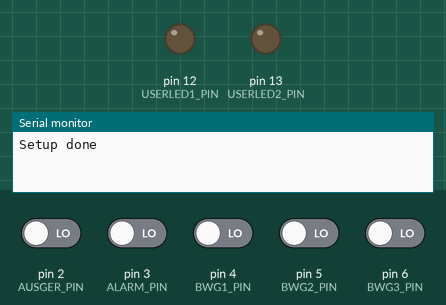
A sketch run on a simulated Arduino Uno, built with avr-gcc and run on an emulated ATmega328P. Shown: output pins drawn as LEDs (lit = HIGH), the last lines printed to the serial monitor. The test bench sets the inputs (shaded band); at power-on: pin 2 (AUSGER_PIN), pin 3 (ALARM_PIN), pin 4 (BWG1_PIN), pin 5 (BWG2_PIN), pin 6 (BWG3_PIN) LOW.

Above: at 1.7 s.
1.8 s: pin 2 (AUSGER_PIN) driven HIGH
At 2.7 s:
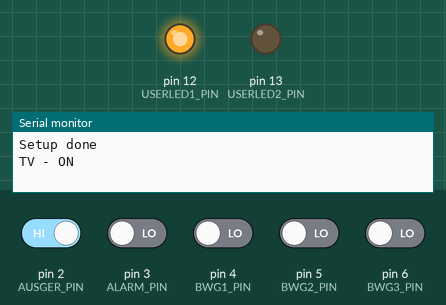
3.7 s: pin 4 (BWG1_PIN) driven HIGH
At 5.0 s:
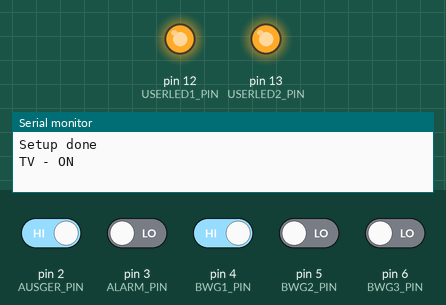
5.3 s: pin 4 (BWG1_PIN) driven LOW
At 6.4 s:
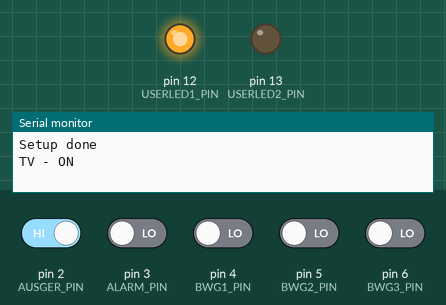
Timing chart, 0 to 8.3 s (numbered marks = the images above; inputs shaded):
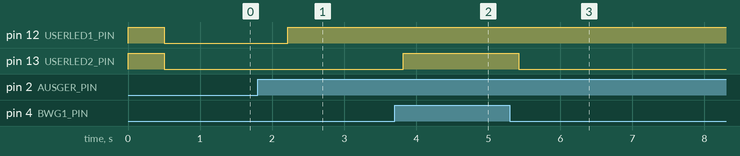

The sketch:

AlarmDisplayControl.ino
```cpp
// Freiwillige Feuerwehr Wallern
// Infopoint Monitorsteuerung
// Date 02/2023
// Author HBM Stefan Schneebauer
// Author HBM Stefan Pflüglmayer

#include <SoftwareSerial.h>

// ## Defines #####################################################
#define AUSGER_PIN 2
#define ALARM_PIN 3
#define BWG1_PIN 4
#define BWG2_PIN 5
#define BWG3_PIN 6
#define USERLED1_PIN 12   // ext.
#define USERLED2_PIN 13   // int

#define CYCLE_TIME 200       // Schleifenzeit in ms
#define TV_OVERRUN_TIME 600  // Nachlaufzeit in s  600
#define TV_ON_BLOCK_TIME 10  // Wiedereinschalten blockieren in s

// ## Global Variables ############################################
SoftwareSerial TVSerial(10, 11); // RX, TX (shield, do not cross!)

byte message_TV1_on[]  = {0x6B, 0x61, 0x20, 0x30, 0x31, 0x20, 0x30, 0x31, 0x0D};
byte message_TV2_on[]  = {0x6B, 0x61, 0x20, 0x30, 0x32, 0x20, 0x30, 0x31, 0x0D};
byte message_TV1_off[] = {0x6B, 0x61, 0x20, 0x30, 0x31, 0x20, 0x30, 0x30, 0x0D};
byte message_TV2_off[] = {0x6B, 0x61, 0x20, 0x30, 0x32, 0x20, 0x30, 0x30, 0x0D};

unsigned long startTime = 0;
unsigned long actTime = 0;
boolean tvState = false;
boolean blocked = false;

boolean motionDetected = false;
boolean alarmVal = false;
boolean ausgerVal = false;


// ################################################################
// ## Setup #######################################################
// ################################################################
void setup() {
  TVSerial.begin(9600);
  Serial.begin(9600);

  pinMode(ALARM_PIN, INPUT);
  pinMode(AUSGER_PIN, INPUT);
  pinMode(BWG1_PIN, INPUT);
  pinMode(BWG2_PIN, INPUT);
  pinMode(BWG3_PIN, INPUT);
  pinMode(USERLED1_PIN, OUTPUT);
  pinMode(USERLED2_PIN, OUTPUT);

  //digitalWrite(ALARM_PIN, LOW);
  //digitalWrite(AUSGER_PIN, LOW);
  digitalWrite(BWG1_PIN, LOW);
  digitalWrite(BWG2_PIN, LOW);
  digitalWrite(BWG2_PIN, LOW);
  digitalWrite(USERLED1_PIN, HIGH);
  digitalWrite(USERLED2_PIN, HIGH);
  delay(500);
  digitalWrite(USERLED1_PIN, LOW);
  digitalWrite(USERLED2_PIN, LOW);

  Serial.println("Setup done");
}


// ################################################################
// ## Loop ########################################################
// ################################################################
void loop() {
  actTime = millis();
  alarmVal = digitalRead(ALARM_PIN);
  ausgerVal = digitalRead(AUSGER_PIN);
  motionDetected = digitalRead(BWG1_PIN) or digitalRead(BWG2_PIN) or digitalRead(BWG3_PIN);
  //readRS232Data("Allg.");

  if (!tvState and !blocked and (motionDetected or alarmVal or ausgerVal)) {      // TV Einschalten
    TVSerial.write(message_TV1_on, sizeof(message_TV1_on));
    //readRS232Data("TV1-ON");
    delay(300);
    TVSerial.write(message_TV2_on, sizeof(message_TV2_on));
    //readRS232Data("TV2-ON");
    Serial.println("TV - ON");
    tvState = true;
    startTime = actTime;

  } else if (tvState and !blocked and (motionDetected or alarmVal or ausgerVal)) {
    startTime = actTime;
  }

  /*if (digitalRead(BWG1_PIN)==1){
    Serial.println("Melder 1: Bewegung erkannt");
  }
  if (digitalRead(BWG2_PIN)==1){
    Serial.println("Melder 2: Bewegung erkannt");
  }
  if (digitalRead(BWG3_PIN)==1){
    Serial.println("Melder 3: Bewegung erkannt");
  }
  if (digitalRead(ALARM_PIN)==1){
    Serial.println("Status: Alarmiert");
  }
  if (digitalRead(AUSGER_PIN)==1){
    Serial.println("Status: Ausgerueckt");
  }*/


  if (tvState and (actTime - startTime >= (unsigned long) TV_OVERRUN_TIME * 1000)) {   // TV Ausschalten
      TVSerial.write(message_TV1_off, sizeof(message_TV1_off));
      //readRS232Data("TV1-OFF");
      delay(300);
      TVSerial.write(message_TV2_off, sizeof(message_TV2_off));
      //readRS232Data("TV2-OFF");
      Serial.println("TV - OFF");
      tvState = false;
      blocked = true;
      startTime = actTime;
  }

  if (blocked and (actTime - startTime >= (unsigned long) TV_ON_BLOCK_TIME * 1000)) {
    blocked = false;
  }

  /*Serial.print("StartTime: ");
  Serial.print(startTime);
  Serial.print(" Time: ");
  Serial.print(actTime);
  Serial.print(" DiffTime: ");
  Serial.print(actTime-startTime);
  Serial.print(" State: ");
  Serial.println(tvState);*/

  digitalWrite(USERLED2_PIN, motionDetected);
  digitalWrite(USERLED1_PIN, tvState);
  delay(CYCLE_TIME);
}

void readRS232Data(String TVChan) {
  const int BUFFER_SIZE = 100;

  delay(300);
  if(TVSerial.available()){
    byte buf[BUFFER_SIZE];
    int rlen = TVSerial.readBytes(buf, BUFFER_SIZE);
    Serial.print("Received [HEX]: ");
    for(int i=0; i<rlen; i++){
      Serial.print("0x");
      Serial.print(buf[i],HEX);
      Serial.print(", ");
    }
    Serial.print(" --> ");
    Serial.print(rlen);
    Serial.println(" Bytes empfangen!");
  }
}
```

Measured:
- after the input at 1.8 s, pin 12 (USERLED1_PIN): LOW → HIGH after 0.42 s
- after the input at 3.7 s, pin 13 (USERLED2_PIN): LOW → HIGH after 0.12 s
- after the input at 5.3 s, pin 13 (USERLED2_PIN): HIGH → LOW after 0.12 s
